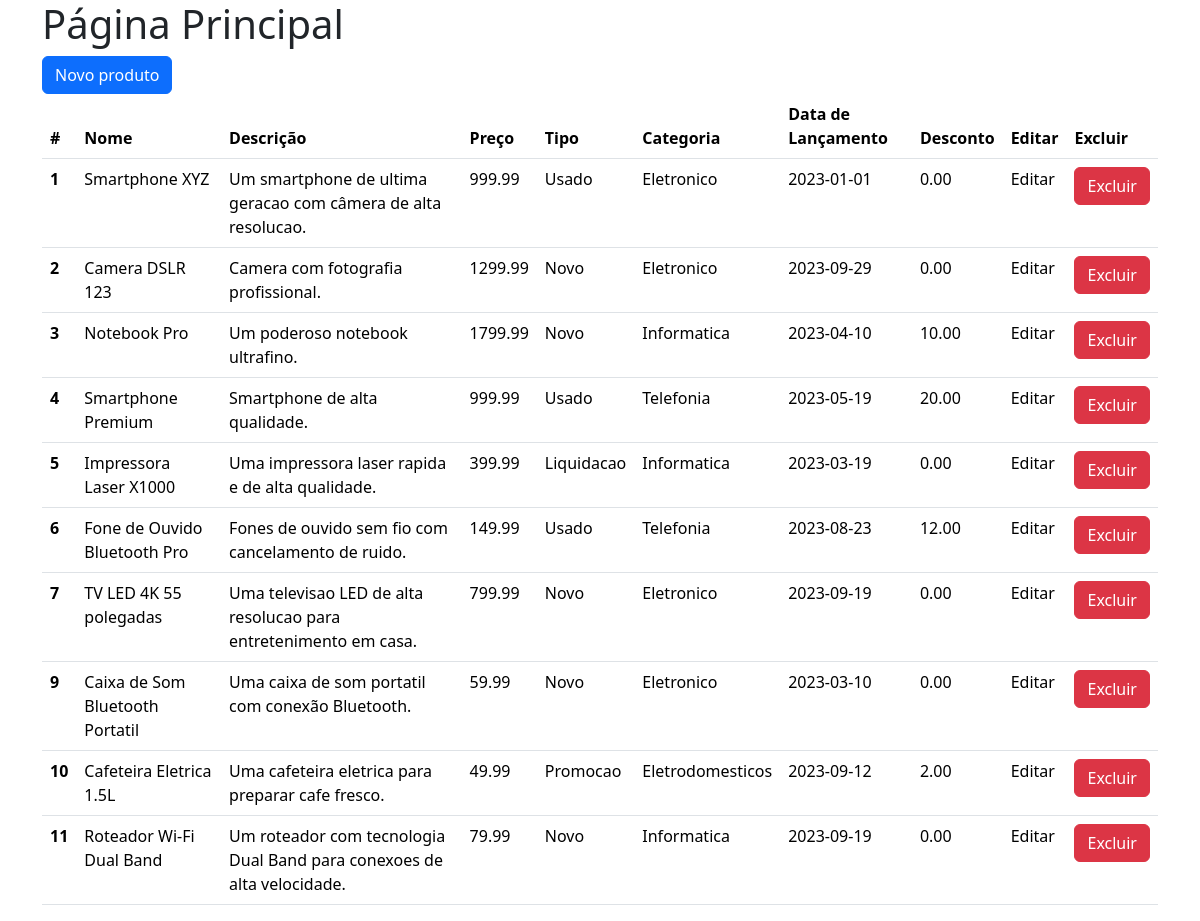
The page / on the database its author committed.
### tables this page shows
CREATE TABLE Produto (
    id INT(4) AUTO_INCREMENT PRIMARY KEY,
    nome VARCHAR(255) NOT NULL,
    descricao TEXT,
    preco DECIMAL(10, 2) NOT NULL,
    tipo ENUM('Novo', 'Usado', 'Promocao', 'Liquidacao', 'Outros') NOT NULL,
    categoria SET('Eletronico', 'Telefonia', 'Informatica', 'Eletrodomesticos', 'Acessorios', 'Outros') NOT NULL,
    data_lancamento DATE,
    desconto_usados DECIMAL(10, 2)
);

### index.php (the view, shortened to what this page needs)
<?php
    include 'conexao.php';
    $sql = $pdo->query("SELECT * FROM produto");
?>
<!DOCTYPE html>
<html lang="pt-br">
<head>
    <link rel="stylesheet" href="https://cdn.jsdelivr.net/npm/bootstrap@5.3.8/dist/css/bootstrap.min.css">
    <link rel="stylesheet" href="https://cdnjs.cloudflare.com/ajax/libs/font-awesome/7.0.1/css/all.min.css">
</head>
<body>
    <div class="container">
        <h1>Página Principal</h1>
        <a href="novoProduto.php" class="btn btn-primary">Novo produto</a>
        <table class="table">
            <thead>
                <tr>
                    <th scope="col">#</th>
                    <th scope="col">Nome</th>
                    <th scope="col">Descrição</th>
                    <th scope="col">Preço</th>
                    <th scope="col">Tipo</th>
                    <th scope="col">Categoria</th>
                    <th scope="col">Data de Lançamento</th>
                    <th scope="col">Desconto</th>
                    <th scope="col">Editar</th>
                    <th scope="col">Excluir</th>
                </tr>
            </thead>
            <tbody>
                <?php
                while ($linha = $sql->fetch(PDO::FETCH_ASSOC)) {
                ?>
                    <tr>
                        <th scope="row"><?php echo $linha['id'] ?></th>
                        <td><?php echo $linha['nome'] ?></td>
                        <td><?php echo $linha['descricao'] ?></td>
                        <td><?php echo $linha['preco'] ?></td>
                        <td><?php echo $linha['tipo'] ?></td>
                        <td><?php echo $linha['categoria'] ?></td>
                        <td><?php echo $linha['data_lancamento'] ?></td>
                        <td><?php echo $linha['desconto_usados'] ?></td>
                        <td>
                            Editar
                        </td>
                        <td>
                            <form action="delproduto.php" method="GET">
                                <input type="submit" value="Excluir" class="btn btn-danger" name="btexcluir">
                            </form>
                        </td>
                    </tr>
                <?php } ?>
            </tbody>
        </table>
    </div>
</body>
</html>

### rows shown on the page
produto: id "1", nome "Smartphone XYZ", descricao "Um smartphone de ultima geracao com câmera de alta resolucao.", preco "999.99", tipo "Usado", categoria "Eletronico", data_lancamento "2023-01-01", desconto_usados "0.00"
produto: id "2", nome "Camera DSLR 123", descricao "Camera com fotografia profissional.", preco "1299.99", tipo "Novo", categoria "Eletronico", data_lancamento "2023-09-29", desconto_usados "0.00"
produto: id "3", nome "Notebook Pro", descricao "Um poderoso notebook ultrafino.", preco "1799.99", tipo "Novo", categoria "Informatica", data_lancamento "2023-04-10", desconto_usados "10.00"
produto: id "4", nome "Smartphone Premium", descricao "Smartphone de alta qualidade.", preco "999.99", tipo "Usado", categoria "Telefonia", data_lancamento "2023-05-19", desconto_usados "20.00"
produto: id "5", nome "Impressora Laser X1000", descricao "Uma impressora laser rapida e de alta qualidade.", preco "399.99", tipo "Liquidacao", categoria "Informatica", data_lancamento "2023-03-19", desconto_usados "0.00"
produto: id "6", nome "Fone de Ouvido Bluetooth Pro", descricao "Fones de ouvido sem fio com cancelamento de ruido.", preco "149.99", tipo "Usado", categoria "Telefonia", data_lancamento "2023-08-23", desconto_usados "12.00"
produto: id "7", nome "TV LED 4K 55 polegadas", descricao "Uma televisao LED de alta resolucao para entretenimento em casa.", preco "799.99", tipo "Novo", categoria "Eletronico", data_lancamento "2023-09-19", desconto_usados "0.00"
produto: id "9", nome "Caixa de Som Bluetooth Portatil", descricao "Uma caixa de som portatil com conexão Bluetooth.", preco "59.99", tipo "Novo", categoria "Eletronico", data_lancamento "2023-03-10", desconto_usados "0.00"
produto: id "10", nome "Cafeteira Eletrica 1.5L", descricao "Uma cafeteira eletrica para preparar cafe fresco.", preco "49.99", tipo "Promocao", categoria "Eletrodomesticos", data_lancamento "2023-09-12", desconto_usados "2.00"
produto: id "11", nome "Roteador Wi-Fi Dual Band", descricao "Um roteador com tecnologia Dual Band para conexoes de alta velocidade.", preco "79.99", tipo "Novo", categoria "Informatica", data_lancamento "2023-09-19", desconto_usados "0.00"
